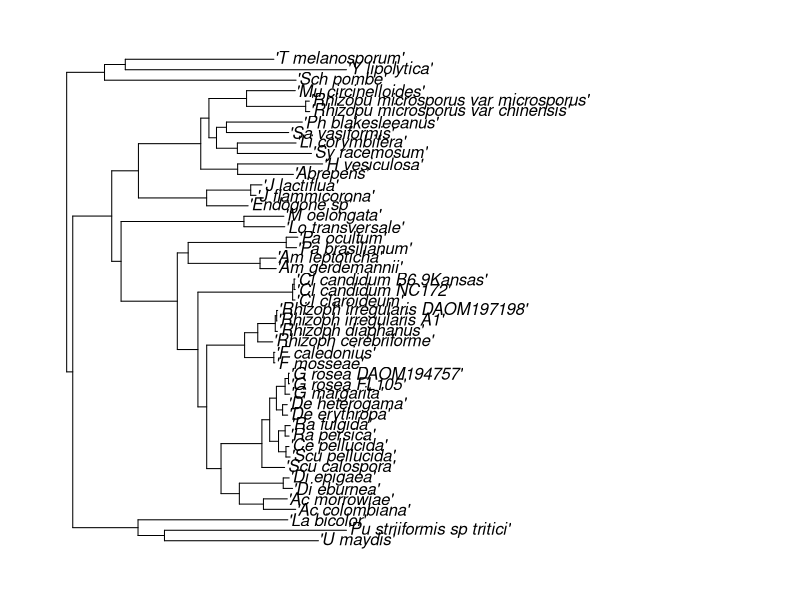
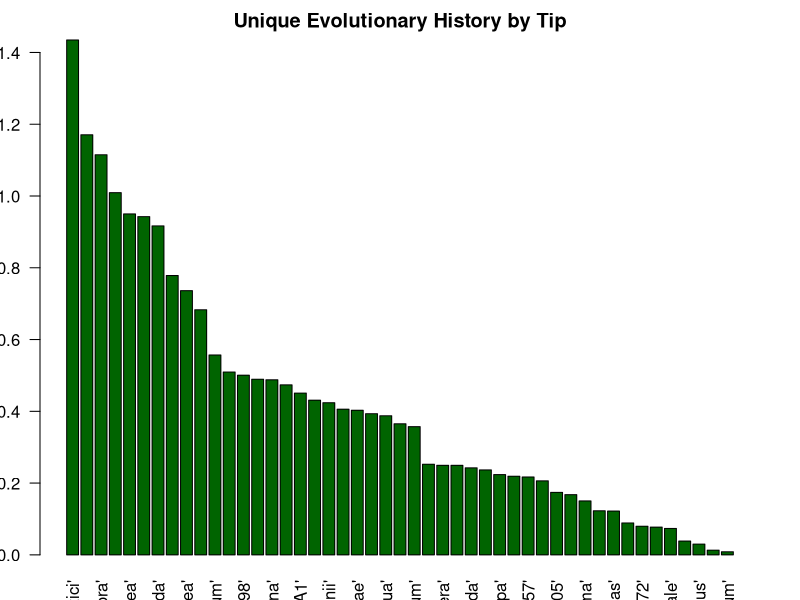
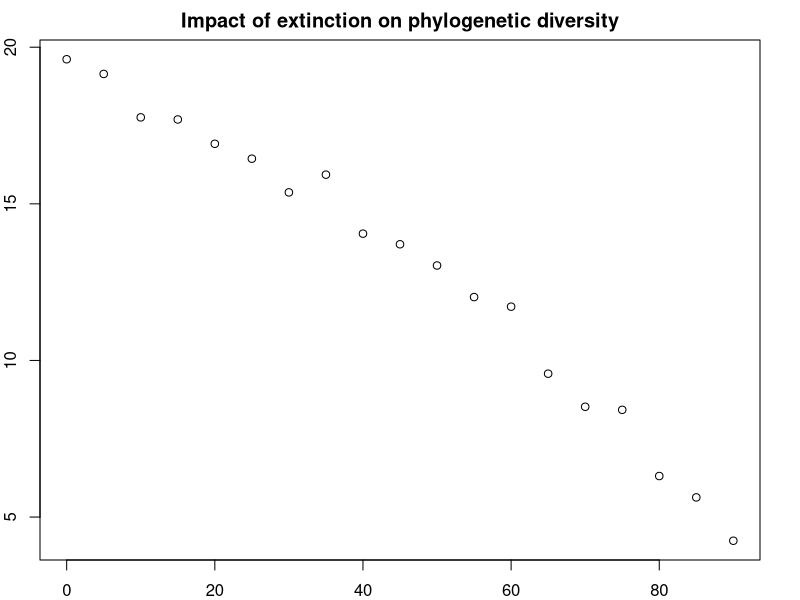
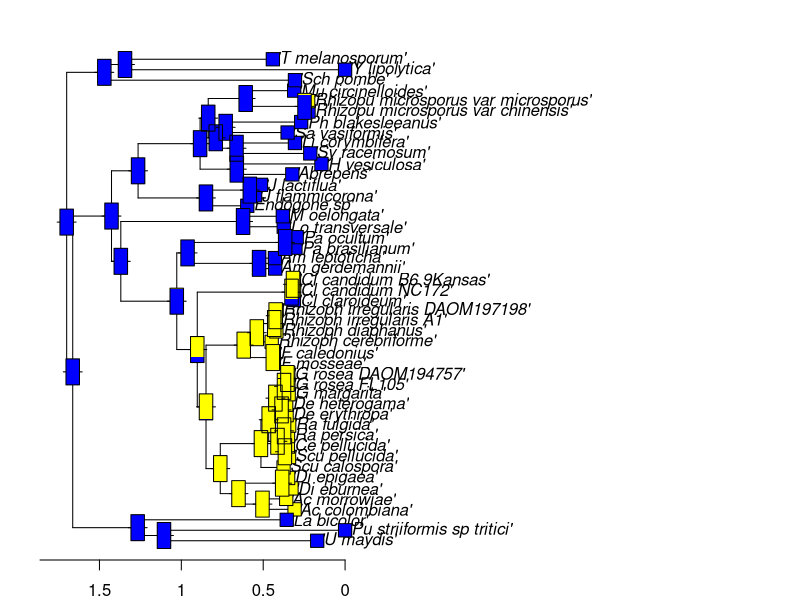

Write R code to recreate these figures, in order.
## ---- chunk 1
knitr::opts_chunk$set(echo = TRUE)
knitr::opts_chunk$set(tidy=TRUE)
## ---- chunk 2
library(ape)
library(phytools)
library(ggplot2)
## ---- chunk 3

fungi <- read.tree(text="('Ac_colombiana':0.195967,((((((('Lo_transversale':0.248382,'M_oelongata':0.242798):0.746558,((('Endogone_sp':0.252294,('J_flammicorona':0.032425,'J_lactiflua':0.068257):0.26778):0.414486,(('Abrepens':0.338866,'H_vesiculosa':0.516756):0.224159,((('Sy_racemosum':0.450269,'Li_corymbifera':0.356784):0.126849,('Sa_vasiformis':0.378248,'Ph_blakesleeanus':0.461003):0.060554):0.046023,(('Rhizopu_microsporus_var_chinensis':0.024596,'Rhizopu_microsporus_var_microsporus':0.022252):0.359237,'Mu_circinelloides':0.296146):0.228733):0.049632):0.378675):0.162282,(('Sch_pombe':1.164115,('Y_lipolytica':1.34397,'T_melanosporum':0.902927):0.126234):0.266949,('La_bicolor':0.910175,('Pu_striiformis_sp_tritici':1.105852,'U_maydis':0.935613):0.160698):0.396668):0.236867):0.056793):0.341705,(('Am_gerdemannii':0.098396,'Am_leptoticha':0.096903):0.43672,('Pa_brasilianum':0.062884,'Pa_ocultum':0.070512):0.59586):0.065987):0.125241,('Cl_claroideum':0.014438,('Cl_candidum_NC172':0.006565,'Cl_candidum_B6_9Kansas':0.005578):0.009075):0.575538):0.053342,(('F_mosseae':0.006695,'F_caledonius':0.006499):0.177547,('Rhizoph_cerebriforme':0.090787,('Rhizoph_diaphanus':0.013038,('Rhizoph_irregularis_A1':0.001402,'Rhizoph_irregularis_DAOM197198':0.006213):0.008612):0.106338):0.08):0.230293):0.087132,('Scu_calospora':0.138114,((('Scu_pellucida':0.025318,'Ce_pellucida':0.018387):0.045192,('Ra_persica':0.024012,'Ra_fulgida':0.031254):0.040198):0.053731,(('De_erythropa':0.03084,'De_heterogama':0.028311):0.037587,('G_margarita':0.028394,('G_rosea_FL105':0.005933,'G_rosea_DAOM194757':0.005333):0.020759):0.052717):0.040901):0.047286):0.2483):0.111271,('Di_eburnea':0.056785,'Di_epigaea':0.036294):0.26671):0.146423,'Ac_morrowiae':0.144935);")

## ---- chunk 4
## Check for bifurcating and ultrametric propoerties
is.ultrametric(fungi)
is.binary(fungi)

## Root with midpoint
fungi_rooted <- midpoint_root(fungi)

## Plot the tree 

par(mar = c(2, 2, 2, 2))  
par(oma = c(0, 0, 0, 0))  

plot(fungi_rooted)
## ---- chunk 5
## Let's see the lengths of the branches in the original tree.
fungi_rooted$edge.length

## Now convert the tree to ultrametric and see how the branch lengths change.
## Now the lengths are proportionate to time.
ult_fungi <- chronos(fungi_rooted)
ult_fungi$edge.length
#plot(ult_fungi)

## ---- chunk 6
# The phylogenetic diversity for ultrametric and non-ultrametric trees
sum(fungi_rooted$edge.length)
sum(ult_fungi$edge.length)
## ---- chunk 7
fungi_balance <- balance(fungi_rooted)
## ---- chunk 8
## I take margin 1 to apply function to each row, 
## the function is calculating the proportion that the branches of the largest side take per node.
imbalance_index <- mean(apply(fungi_balance, 1, function(row) max(row) / sum(row)))
print(imbalance_index)
## ---- chunk 9
## Alternative way is to use a loop to calculate the mean, but I wanted to use a one-line approach 
imbalance_index = 0 
for (i in (1:nrow(fungi_balance))) {
  imbalance_index <- imbalance_index + max(fungi_balance[i,1], fungi_balance[i,2])/sum(fungi_balance[i,])
}
imbalance_index <- imbalance_index/nrow(fungi_balance)

## ---- chunk 10

# Calculate the unique evolutionary history for each tip
tip_lengths <- sapply(fungi_rooted$tip.label, function(tip) sum(fungi_rooted$edge.length[fungi_rooted$tip.label == tip]))

# Create a data frame for easier plotting
tip_data <- data.frame(Tip = fungi_rooted$tip.label, Length = tip_lengths)

# Sort the data frame by the length in descending order
tip_data <- tip_data[order(-tip_data$Length), ]

barplot(tip_data$Length, names.arg = tip_data$Tip, las = 2, col = "darkgreen",
        main = "Unique Evolutionary History by Tip",
        xlab = "Tips", ylab = "Total Branch Length")

## ---- chunk 11
# Create a function to simulate tip extinction and calculate phylogenetic diversity
simulate_extinction <- function(phylo, extinction_percentage) {
  
  # For simulation, I would be choosing the random species to extinct 10 times and 
  # then average the result within these 10 random extinction models to yield a phylogenetic 
  # diversity for a particular extinction percentage.

  diversity = 0
  for(i in (1:10)){
    extinct_species <- sample(phylo$tip.label, size = round(extinction_percentage * length(phylo$tip.label)))
    tree <- phylo
    tree_trim <- drop.tip(tree, extinct_species)
    diversity <- diversity + sum(tree_trim$edge.length)
  }
  # Get an average phylogenetic diversity per extinction coefficient 
  diversity = diversity/10
  return(diversity)
}

# Let's see how the function works for the 10% extinction
simulate_extinction(fungi, 0.1)



# Then I set the vector of extinction percentages from 0 to 90%
extinction_percentages <- seq(0, 0.9, by = 0.05)

# I apply the simulation funciton to the tree with every extinction coefficient in the vector
diversity_values <- sapply(extinction_percentages, function(percentage) simulate_extinction(fungi, percentage))

# Plot the decline in total phylogenetic diversity
plot(extinction_percentages * 100, diversity_values,
     xlab = "Percentage of Extinction",
     ylab = "Total Phylogenetic Diversity",
     main = "Impact of extinction on phylogenetic diversity")

## ---- chunk 12
count_nodes_and_branches <- function(tree, tip_label) {
  # Find the index of a tip that corresponds to a species, the species name must be printed with the "''"
  tip_index <- which(tree$tip.label == tip_label)
  root_index <- length(tree$tip.label) + 1

  # We will be counting nodes, branches, and the branch sequence number 
  # Here we already count the first branch from the tip to its first node
  num_nodes <- 1
  num_branches <- 1
  branches_to_tip <- c(which(tree$edge[,2]==tip_index))
  current_branch <- which(tree$edge[,2] == tip_index)
  
  #Change the tip to the next node
  tip_index = tree$edge[current_branch,1]
  
  
  

  # Now we will be descending from the tip of the species down to the root, 
  # counting the number of nodes and the length of the branches
  while (tree$edge[current_branch, 1] != root_index) {
    # Traverse from descendant to ancestor
    branches_to_tip <- append(branches_to_tip, current_branch)
    tip_index <- tree$edge[current_branch, 1]
    current_branch <- which(tree$edge[, 2] == tip_index)
    num_nodes <- num_nodes + 1
    num_branches <- num_branches + 1
  }
  
  # Calculate the length of the branches
  branch_length <- sum(tree$edge.length[branches_to_tip])
  
  # Calculate the diversification rate as nodes divided by time
  diversification_rate <- num_nodes / branch_length
  
  return(diversification_rate)
}

# Example for the first branch
result <- count_nodes_and_branches(fungi_rooted, "'Ac_colombiana'")
print(result)

# Count diversification rate for all the tips and construct a dataframe:
diversification_data <- data.frame(TipLabel = character(0), DiversificationRate = numeric(0))

# Loop through each tip in the tree and calculate diversification rate
for (tip_label in fungi_rooted$tip.label) {
  diversification_rate <- count_nodes_and_branches(fungi_rooted, tip_label)
  diversification_data <- rbind(diversification_data, data.frame(TipLabel = tip_label, DiversificationRate = diversification_rate))
}

# Print the data frame
print(diversification_data)


## ---- chunk 13
# Reclassify diversification rate as a binary character (e.g., above/below median)
median <- median(diversification_data$DiversificationRate)
diversification_data$BinaryDiversification <- ifelse(diversification_data$DiversificationRate > median, 1, 0)
print(diversification_data)


# Map binary diversification onto the tree using ace
fungi_ace <- ace(diversification_data$BinaryDiversification, fungi_rooted, type = "discrete")



# Plot the tree with diversification rate mapped onto it
# Adjust margins
par(mar = c(2, 2, 2, 2))  # Set inner margins
par(oma = c(0, 0, 0, 0))  # Set outer margins


plot(fungi_rooted, type = "phylogram",label.offset=0.02)
 cols <- c("blue", "yellow")
 tiplabels(pch = 22, bg = cols[diversification_data$BinaryDiversification+1], cex = 2)
 nodelabels(thermo = fungi_ace$lik.anc, piecol = cols, cex = 0.75)
 axisPhylo()
